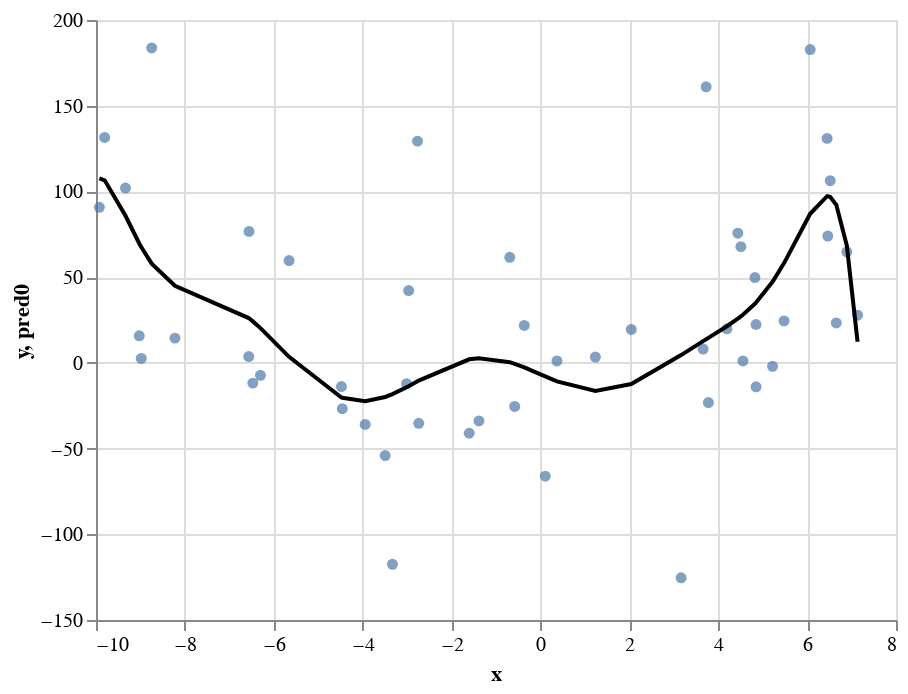

Here is the notebook cell this chart was saved with:
### Code cell
c+c0

### Figure 1 — Vega-Lite specification as saved in the notebook (floating-point values rounded to 4 significant figures)
{"config": {"view": {"continuousWidth": 400, "continuousHeight": 300}}, "layer": [{"mark": "circle", "encoding": {"x": {"field": "x", "type": "quantitative"}, "y": {"field": "y", "type": "quantitative"}}}, {"mark": {"type": "line", "color": "black"}, "encoding": {"x": {"field": "x", "type": "quantitative"}, "y": {"field": "pred0", "type": "quantitative"}}}], "data": {"name": "data-0bf0eac31b03ae1fc5a1322cafa0e0cd"}, "$schema": "https://vega.github.io/schema/vega-lite/v4.17.0.json", "datasets": {"data-0bf0eac31b03ae1fc5a1322cafa0e0cd": [{"x": -3.329, "y": -117.5, "pred": -18.23, "pred0": -18.23}, {"x": 6.465, "y": 73.95, "pred": 97.21, "pred0": 97.21}, {"x": -4.478, "y": -13.81, "pred": -20.2, "pred0": -20.2}, {"x": 2.043, "y": 19.46, "pred": -12.33, "pred0": -12.33}, {"x": 4.851, "y": 22.38, "pred": 35.16, "pred0": 35.16}, {"x": -0.5785, "y": -25.45, "pred": -0.5387, "pred0": -0.5387}, {"x": -6.557, "y": 76.68, "pred": 26.01, "pred0": 26.01}, {"x": -5.656, "y": 59.65, "pred": 3.491, "pred0": 3.491}, {"x": 0.1085, "y": -66.1, "pred": -7.917, "pred0": -7.917}, {"x": 4.556, "y": 1.09, "pred": 28.09, "pred0": 28.09}, {"x": -6.299, "y": -7.251, "pred": 20.28, "pred0": 20.28}, {"x": 6.45, "y": 130.9, "pred": 97.23, "pred0": 97.23}, {"x": 3.66, "y": 8.062, "pred": 12.69, "pred0": 12.69}, {"x": -8.982, "y": 2.575, "pred": 67.56, "pred0": 67.56}, {"x": -9.027, "y": 15.78, "pred": 69.65, "pred0": 69.65}, {"x": 5.482, "y": 24.44, "pred": 58.2, "pred0": 58.2}, {"x": -3.943, "y": -35.9, "pred": -22.38, "pred0": -22.38}, {"x": 7.135, "y": 27.82, "pred": 12.31, "pred0": 12.31}, {"x": 4.196, "y": 19.89, "pred": 21.34, "pred0": 21.34}, {"x": -9.925, "y": 90.76, "pred": 107.6, "pred0": 107.6}, {"x": -0.69, "y": 61.59, "pred": 0.3825, "pred0": 0.3825}, {"x": 4.51, "y": 67.75, "pred": 27.14, "pred0": 27.14}, {"x": -9.336, "y": 102.0, "pred": 85.8, "pred0": 85.8}, {"x": 4.441, "y": 75.65, "pred": 25.77, "pred0": 25.77}, {"x": -6.563, "y": 3.705, "pred": 26.14, "pred0": 26.14}, {"x": 0.3716, "y": 1.135, "pred": -10.83, "pred0": -10.83}, {"x": 6.521, "y": 106.3, "pred": 96.72, "pred0": 96.72}, {"x": -2.966, "y": 42.19, "pred": -13.58, "pred0": -13.58}, {"x": 3.166, "y": -125.4, "pred": 4.54, "pred0": 4.54}, {"x": 5.222, "y": -1.985, "pred": 47.26, "pred0": 47.26}, {"x": -6.471, "y": -11.81, "pred": 24.19, "pred0": 24.19}, {"x": 6.893, "y": 64.81, "pred": 68.48, "pred0": 68.48}, {"x": -3.493, "y": -54.09, "pred": -19.9, "pred0": -19.9}, {"x": -8.747, "y": 183.7, "pred": 57.89, "pred0": 57.89}, {"x": -1.384, "y": -33.87, "pred": 2.734, "pred0": 2.734}, {"x": 4.852, "y": -13.99, "pred": 35.21, "pred0": 35.21}, {"x": 3.728, "y": 161.0, "pred": 13.77, "pred0": 13.77}, {"x": -2.738, "y": -35.24, "pred": -10.33, "pred0": -10.33}, {"x": -1.603, "y": -41.06, "pred": 2.07, "pred0": 2.07}, {"x": -8.224, "y": 14.43, "pred": 44.97, "pred0": 44.97}, {"x": -0.364, "y": 21.82, "pred": -2.608, "pred0": -2.608}, {"x": 6.657, "y": 23.28, "pred": 92.18, "pred0": 92.18}, {"x": -9.805, "y": 131.5, "pred": 106.5, "pred0": 106.5}, {"x": 1.236, "y": 3.383, "pred": -16.37, "pred0": -16.37}, {"x": -2.766, "y": 129.3, "pred": -10.73, "pred0": -10.73}, {"x": -4.458, "y": -26.76, "pred": -20.4, "pred0": -20.4}, {"x": 4.826, "y": 49.78, "pred": 34.49, "pred0": 34.49}, {"x": -3.012, "y": -12.16, "pred": -14.23, "pred0": -14.23}, {"x": 3.778, "y": -23.18, "pred": 14.57, "pred0": 14.57}, {"x": 6.069, "y": 182.8, "pred": 86.96, "pred0": 86.96}]}}
